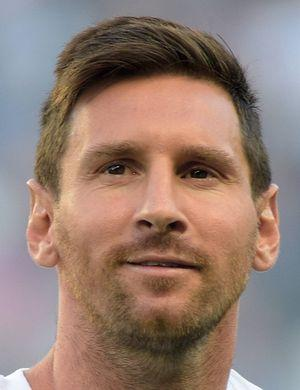
#> input picture test_imagen/Messi0.jpg, 300 x 390 px
$ jupyter execute --allow-errors modelo.ipynb   (shell and % lines are left out)
#> lines starting #> are read from the running program, lines starting #| are printed output that depends on the picture; after the words box and inside, x2 and y2 are one past the last pixel; in counts of white or black regions, pixels touching at a corner belong together
[cell 1]
import numpy as np
import cv2
import matplotlib
from matplotlib import pyplot as plt

[cell 2]
img = cv2.imread("./test_imagen/Messi0.jpg")
#> img is the input picture: shape (390, 300, 3); mean B, G, R 114.5, 125, 147.5
img.shape
#> Out = (390, 300, 3)

[cell 3]
plt.imshow(img)

[cell 4]
gray = cv2.cvtColor(img, cv2.COLOR_BGR2GRAY)
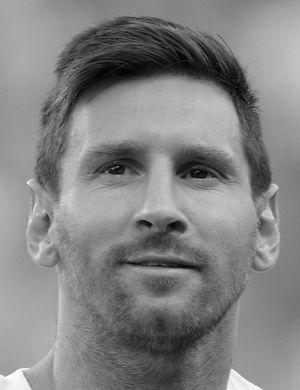
#> gray: shape (390, 300); min 0, max 255, mean 130.5
gray.shape
#> Out = (390, 300)

[cell 5]
gray

[cell 6]
plt.imshow(gray, cmap='gray')

[cell 7]
face_cascade = cv2.CascadeClassifier('./opencv/haarcascades/haarcascade_frontalface_default.xml')
eye_cascade = cv2.CascadeClassifier('./opencv/haarcascades/haarcascade_eye.xml')

faces = face_cascade.detectMultiScale(gray, 1.3, 5)
#> faces = [[45, 78, 230, 230]]
faces
#> Out = [[45, 78, 230, 230]]

[cell 8]
(x,y,w,h) = faces[0]
#> x = 45; y = 78; w = 230; h = 230
x,y,w,h
#> Out = (45, 78, 230, 230)

[cell 9]
face_img = cv2.rectangle(img,(x,y),(x+w,y+h),(255,0,0),2)
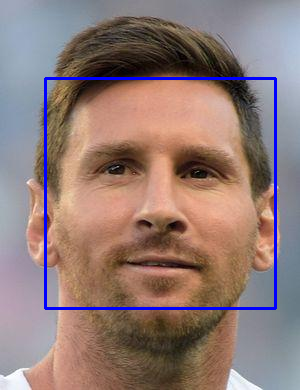
#> face_img: shape (390, 300, 3); mean B, G, R 118.1, 122.2, 144.3
plt.imshow(face_img)

[cell 10]
cv2.destroyAllWindows()
for (x,y,w,h) in faces:
    face_img = cv2.rectangle(img,(x,y),(x+w,y+h),(255,0,0),2)
    roi_gray = gray[y:y+h, x:x+w]
    roi_color = face_img[y:y+h, x:x+w]
    eyes = eye_cascade.detectMultiScale(roi_gray)
    for (ex,ey,ew,eh) in eyes:
        cv2.rectangle(roi_color,(ex,ey),(ex+ew,ey+eh),(0,255,0),2)
#> this loop made 1 pass
#> (x, y, w, h, eyes) on pass 1: (45, 78, 230, 230, [[38, 57, 67, 67], [121, 63, 59, 59]])
#> pass 1, `roi_gray = gray[y:y+h, x:x+w]`:
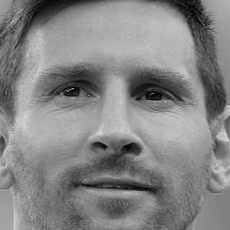
#> roi_gray: shape (230, 230); min 0, max 218, mean 132.3
#> after the loop:
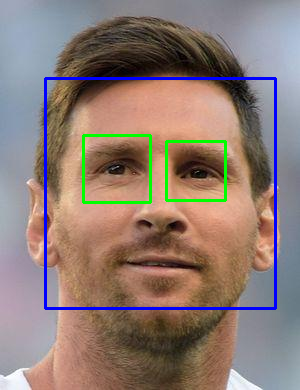
#> img: shape (390, 300, 3); 1.29% of pixels changed, all inside (x1, y1, x2, y2) = (82, 134, 227, 204)
#> after the loop:
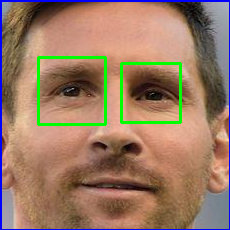
#> roi_color: shape (230, 230, 3); mean B, G, R 100.8, 122.9, 154.1


plt.figure()
plt.imshow(face_img, cmap='gray')
plt.show()

[cell 11]
plt.imshow(roi_color, cmap='gray')

[cell 12]
def get_cropped_image_if_2_eyes(image_path):
#> called with image_path = './test_imagen/Messi0.jpg'
    img = cv2.imread(image_path)
    gray = cv2.cvtColor(img, cv2.COLOR_BGR2GRAY)
    faces = face_cascade.detectMultiScale(gray, 1.3, 5)
#> faces = [[45, 78, 230, 230]]
    for (x,y,w,h) in faces:
        roi_gray = gray[y:y+h, x:x+w]
        roi_color = img[y:y+h, x:x+w]
        eyes = eye_cascade.detectMultiScale(roi_gray)
        if len(eyes) >= 2:
            return roi_color
#> this loop made 1 pass
#> pass 1, in get_cropped_image_if_2_eyes, `roi_color = img[y:y+h, x:x+w]`:
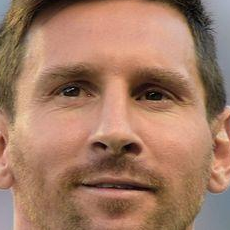
#> roi_color: shape (230, 230, 3); mean B, G, R 100.2, 122.8, 163.3

[cell 13]
original_image = cv2.imread('./test_imagen/Messi0.jpg')
plt.imshow(original_image)

[cell 14]
cropped_image = get_cropped_image_if_2_eyes('./test_imagen/Messi0.jpg')
plt.imshow(cropped_image)

[cell 15]
org_image_obstructed = cv2.imread('./test_imagen/Messi8.jpg')
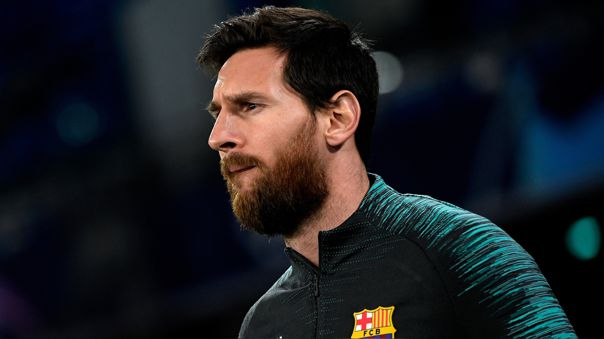
#> input picture test_imagen/Messi8.jpg, 604 x 339 px
#> org_image_obstructed is the input picture: shape (339, 604, 3); mean B, G, R 33.1, 29.2, 28.2
plt.imshow(org_image_obstructed)

[cell 16]
cropped_image_no_2_eyes = get_cropped_image_if_2_eyes('./test_imagen/Messi7.jpg')
#> call 2 of get_cropped_image_if_2_eyes, with image_path = './test_imagen/Messi7.jpg'
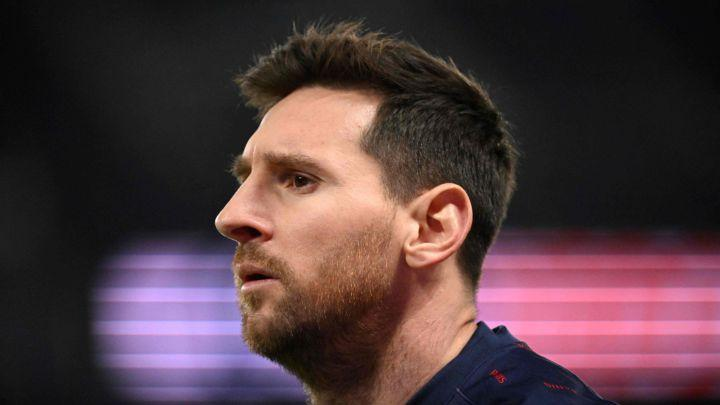
#> input picture data/Messi/Messi7.jpg, 720 x 405 px, found by its file name
#> in get_cropped_image_if_2_eyes, img is the input picture: shape (405, 720, 3); mean B, G, R 61.5, 57.3, 79.5
#> in get_cropped_image_if_2_eyes (call 2), `gray = cv2.cvtColor(img, cv2.COLOR_BGR2GRAY)`:
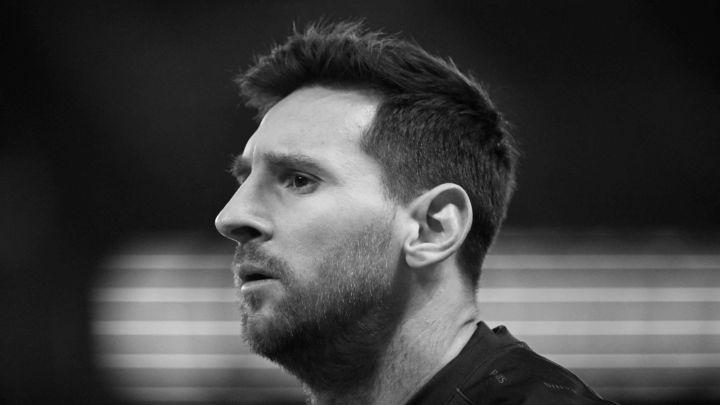
#> gray: shape (405, 720); min 0, max 245, mean 64.4
#> in get_cropped_image_if_2_eyes (call 2), `faces = face_cascade.detectMultiScale(gray, 1.3, 5)`: faces = ()
cropped_image_no_2_eyes

[cell 17]
path_to_data = "./data/"
path_to_cr_data = "./data/cropped/"

[cell 18]
import os
img_dirs = []
for entry in os.scandir(path_to_data):
    if entry.is_dir():
        img_dirs.append(entry.path)
#> pass 2 of the loop `for entry in os.scandir(path_to_data):`:

[cell 19]
img_dirs

[cell 20]
import shutil
if os.path.exists(path_to_cr_data):
     shutil.rmtree(path_to_cr_data)
os.mkdir(path_to_cr_data)

[cell 21]
cropped_image_dirs = []
celebrity_file_names_dict = {}

for img_dir in img_dirs:
    count = 1
    celebrity_name = img_dir.split('/')[-1]
    print(celebrity_name)

    celebrity_file_names_dict[celebrity_name] = []

    for entry in os.scandir(img_dir):
        roi_color = get_cropped_image_if_2_eyes(entry.path)
        if roi_color is not None:
            cropped_folder = path_to_cr_data + celebrity_name
            if not os.path.exists(cropped_folder):
                os.makedirs(cropped_folder)
                cropped_image_dirs.append(cropped_folder)
                print("Generating cropped images in folder: ",cropped_folder)

            cropped_file_name = celebrity_name + str(count) + ".png"
            cropped_file_path = cropped_folder + "/" + cropped_file_name

            cv2.imwrite(cropped_file_path, roi_color)
            celebrity_file_names_dict[celebrity_name].append(cropped_file_path)
            count += 1
#> pass 2 of the loop `for img_dir in img_dirs:`:
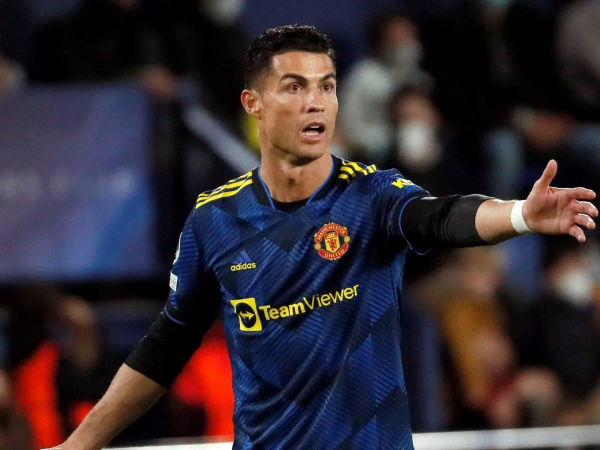
#> input picture data/Cristiano_Ronaldo/Cristiano_Ronaldo12.jpg, 1200 x 900 px (shown at 1/2 size)
#> in get_cropped_image_if_2_eyes, img is the input picture: shape (900, 1200, 3); mean B, G, R 50.4, 43.8, 52.9
#> in get_cropped_image_if_2_eyes (call 4), `gray = cv2.cvtColor(img, cv2.COLOR_BGR2GRAY)`:
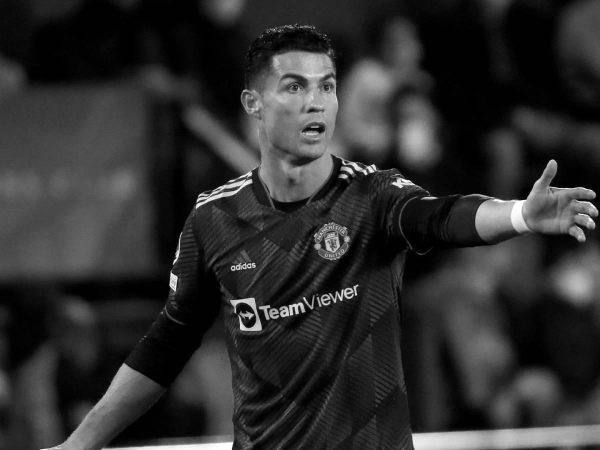
#> gray: shape (900, 1200) (shown at 1/2 size); min 0, max 255, mean 47.3
#> in get_cropped_image_if_2_eyes (call 4), `faces = face_cascade.detectMultiScale(gray, 1.3, 5)`: faces = [[498, 83, 223, 223]]
#> the loop in get_cropped_image_if_2_eyes, `for (x,y,w,h) in faces:` made 1 pass
#> (x, y, w, h, eyes) on pass 1: (498, 83, 223, 223, [[139, 76, 33, 33], [66, 69, 46, 46], [95, 141, 75, 75]])
#> pass 1, in get_cropped_image_if_2_eyes (call 4), `roi_color = img[y:y+h, x:x+w]`:
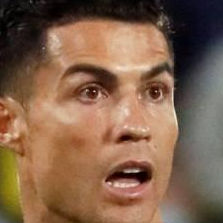
#> roi_color: shape (223, 223, 3); mean B, G, R 76.1, 98.7, 130.1

[cell 22]
celebrity_file_names_dict = {}
for img_dir in cropped_image_dirs:
    celebrity_name = img_dir.split('/')[-1]
    file_list = []
    for entry in os.scandir(img_dir):
        file_list.append(entry.path)
    celebrity_file_names_dict[celebrity_name] = file_list
celebrity_file_names_dict

[cell 23]
class_dict = {}
count = 0
for celebrity_name in celebrity_file_names_dict.keys():
    class_dict[celebrity_name] = count
    count = count + 1
#> this loop made 0 passes
#> after the loop, class_dict = 0 items; count = 0
class_dict

[cell 24]
import numpy as np
import pywt
import cv2

def w2d(img, mode='haar', level=1):
#> called with mode = 'db1', level = 5
    imArray = img
    #Datatype conversions
    #convert to grayscale
    imArray = cv2.cvtColor( imArray,cv2.COLOR_RGB2GRAY )
    #convert to float
    imArray =  np.float32(imArray)
    imArray /= 255;
    # compute coefficients
    coeffs=pywt.wavedec2(imArray, mode, level=level)

    #Process Coefficients
    coeffs_H=list(coeffs)
    coeffs_H[0] *= 0;

    # reconstruction
    imArray_H=pywt.waverec2(coeffs_H, mode);
    imArray_H *= 255;
    imArray_H =  np.uint8(imArray_H)
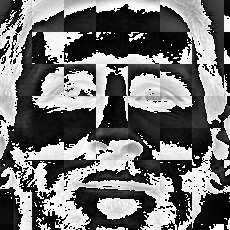
#> imArray_H: shape (230, 230); min 0, max 255, mean 113.8

    return imArray_H
